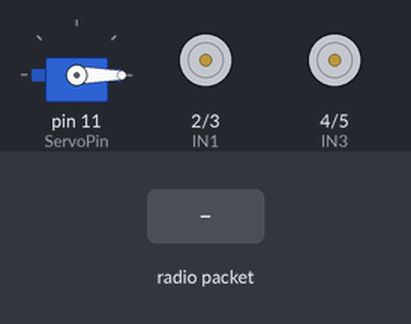
Simulated run of this sketch. Board: Arduino Uno, built with avr-gcc and run on an emulated ATmega328P. On the bench: servo, motor-driver pin pairs drawn as motors (green arrow = first pin HIGH = forward, orange = second pin HIGH = backward, longer = more drive, scaled by the enable pin). The inputs (shaded band) are chosen by the test bench. No radio packets arrive unless stated; what the sketch prints to the serial monitor is not drawn.

Above: at 1.2 s.
1.3 s: radio packet "5" arrives
2.9 s: radio packet "Honk" arrives
Timing chart, 0 to 5.9 s (numbered marks = the images above; inputs shaded):
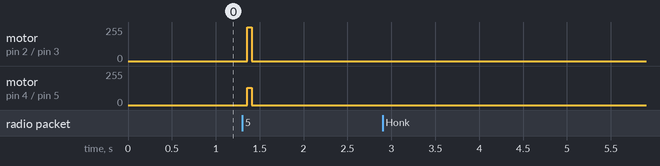

Measured:
- after the input at 1.3 s, motor on pin 2 (IN1) / pin 3 (IN2): stopped → forward 255/255 after 0.06 s, → stopped 0.05 s later; motor on pin 4 (IN3) / pin 5 (IN4): stopped → forward 128/255 after 0.06 s, → stopped 0.05 s later
- after the input at 2.9 s, every drawn part: stays the same

The sketch:

RC_MEGA.ino
```cpp
//Napravio Fran Klasić 3.F

#include <SPI.h>
#include <nRF24L01.h> //Library za NRF24L01
#include <RF24.h>

#include<Servo.h> //Library za servo motor

#include <string.h> //Library za raspakiranje naredbe od Arduino UNO-a

//Pin za servo motor
int ServoPin = 11;
//Pin za zujalicu
int Piezo = 10;
//Pinovi za L298N Motor Driver
int IN1 = 2;
int IN2 = 3;
int IN3 = 4;
int IN4 = 5;
int ENA = 8; //Max 128
int ENB = 9; //Max 128
//Pinovi za NRF24L01
int CNS = 12;
int CE = 13;

Servo myServo; //Inicijaliziramo servo
RF24 radio (CE, CNS); //Inicijaliziramo NRF24L01

const byte address[6] = "00001"; //Postavimo adresu NRF24L01

void setup() {
  Serial.begin(9600);

  myServo.attach(ServoPin); //Inicijaliziramo servo sa njegovim pinom

  if (!radio.begin()) {
    Serial.println("NRF24L01 failed to initialize");
  }

  radio.setAutoAck(true); //Šalje potvrdu da je dobijen paket od Arduino UNO
  radio.openReadingPipe(0, address);
  radio.setPALevel(RF24_PA_LOW);
  //radio.setDataRate(RF24_250KBPS);
  radio.startListening(); //Krenemo slušati za pakete

  //Inicijaliziramo pinove
  pinMode(IN1, OUTPUT);
  pinMode(IN2, OUTPUT);
  pinMode(IN3, OUTPUT);
  pinMode(IN4, OUTPUT);
  pinMode(ENA, OUTPUT);
  pinMode(ENB, OUTPUT);

  //Postavimo konstantnu vrijednost za brzinu motora
  //U L298N smo postavili 9V bateriju, 128 na PWM pin će dati otprilike 4.5V svakom motoru
  analogWrite(ENA, 128);  //Motor A brzina (50% duty cycle)
  analogWrite(ENB, 128);  //Motor B brzina (50% duty cycle)
}

char receivedData[32]; //Varijabla u koju spremamo paket od Arduino UNO
unsigned long lastReceivedTime = 0;
const unsigned long timeout = 3000;  //3 seconds timeout

void loop() {
  if (radio.available()) {
    radio.read(&receivedData, sizeof(receivedData));
    Serial.print("Received: ");
    Serial.println(receivedData);
    lastReceivedTime = millis();
  }

  char* token = strtok(receivedData, ","); //Podijeli dobijeni paket u manje tokene
  int speed = atoi(token); //Pretvori string u integer

  token = strtok(NULL, ","); //Podijeli dobijeni paket u manje tokene
  int rotation = atoi(token); //Pretvori string u integer
  myServo.write(rotation); //Postavimo rotaciju servo motora
  delay(50); //Kako bi se servo motor mogao okrenuti, dodao sam delay

  token = strtok(NULL, ","); //Podijeli dobijeni paket u manje tokene
  char honkStatus[10];
  strcpy(honkStatus, token); //Kopiramo vrijednost tokena u honkStatus

  if(speed == 0){
    stopMotor(); //Ako je brzina 0 onda ne želimo da se motor pokreće pa zovemo funkciju stopMotor()
  }
  if(speed > 0){
    forwardMotor(); //Ako je brzina veća 0 onda želimo da se motor pokreće unaprijed pa zovemo funkciju forwardMotor()
  }
  if(speed < 0){
    backwardMotor(); //Ako je brzina manja 0 onda želimo da se motor pokreće unatrag pa zovemo funkciju backwardMotor()
  }
  //Funkcije za odrediti smjer motora su definirane kasnije

  if (strcmp(honkStatus, "Honk") == 0) {
    tone(Piezo,200,100); //Ako je honkStatus jednak stringu "Honk" onad želimo da se zujalica aktivira
  }
  if (millis() - lastReceivedTime > timeout) {
    Serial.println("⚠️ No message received for 3 seconds!"); //Ako nismo dobili poruku za timeout milisekundi (3000) pošalje poruku na Serial monitor
  }
  honkStatus[0] = '\0'; //Ispraznimo honkStatus
  receivedData[0] = '\0'; //Ispraznimo recievedData
}

void forwardMotor(){ //Postavi L298N tako da se oba dva motora kreću prema naprijed
  digitalWrite(IN1, HIGH);
  digitalWrite(IN2, LOW);
  digitalWrite(IN3, HIGH);
  digitalWrite(IN4, LOW);
}
void backwardMotor(){ //Postavi L298N tako da se oba dva motora kreću unatrag
  digitalWrite(IN1, LOW);
  digitalWrite(IN2, HIGH);
  digitalWrite(IN3, LOW);
  digitalWrite(IN4, HIGH);
}
void stopMotor(){ //Postavi L298N tako da se oba dva motora prestanu kretati
  digitalWrite(IN1, LOW);
  digitalWrite(IN2, LOW);
  digitalWrite(IN3, LOW);
  digitalWrite(IN4, LOW);
}
```
